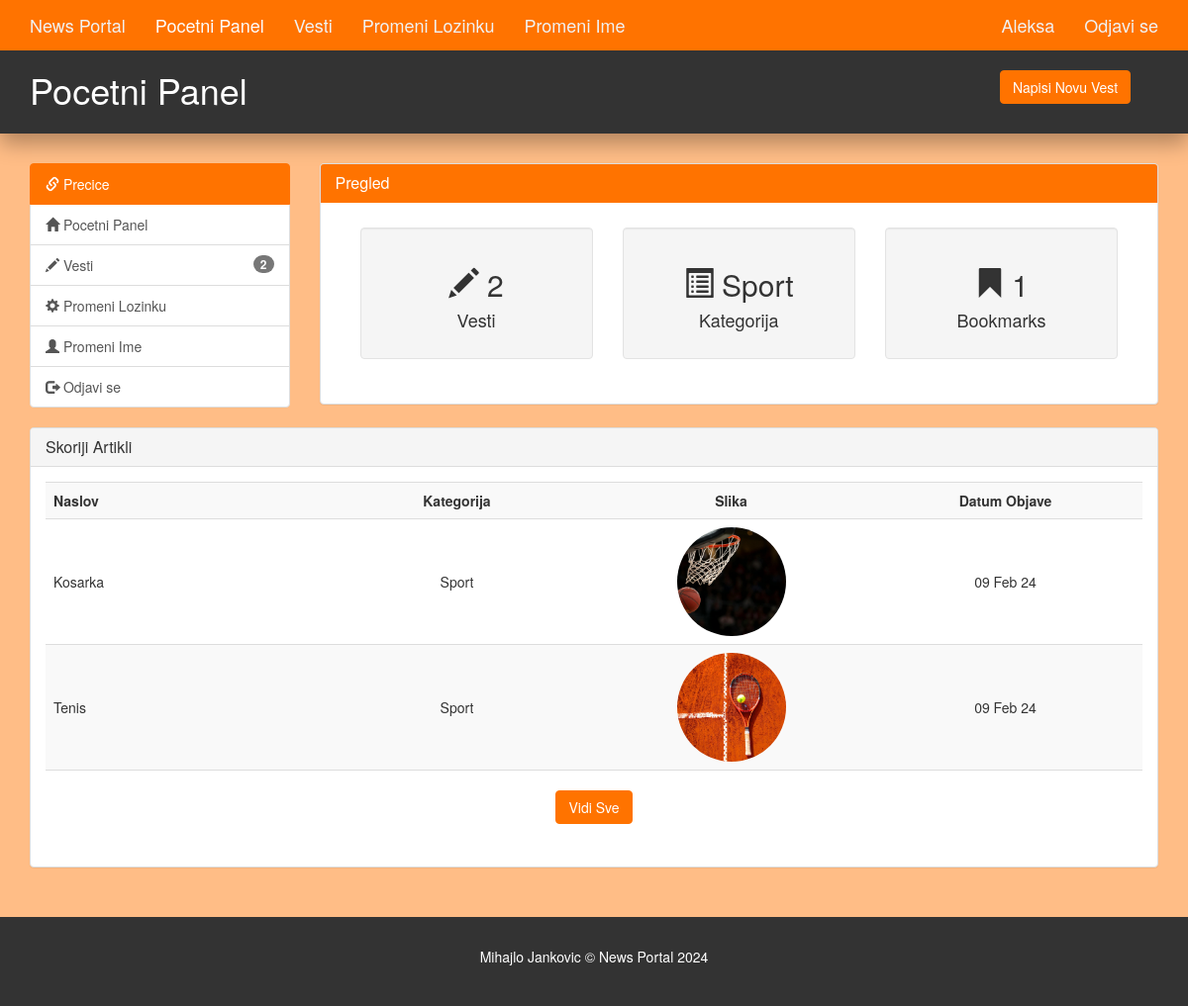
Screenshot of /author/index.php (signed in) with the database file from the repository.
### tables this page shows
CREATE TABLE `category` (
  `category_id` int(11) NOT NULL,
  `category_name` varchar(45) NOT NULL,
  `category_color` varchar(35) NOT NULL,
  `category_image` varchar(250) NOT NULL,
  `category_description` varchar(350) NOT NULL
);

CREATE TABLE `article` (
  `article_id` int(11) NOT NULL,
  `category_id` int(11) NOT NULL,
  `author_id` int(11) NOT NULL,
  `article_title` varchar(250) NOT NULL,
  `article_image` varchar(200) NOT NULL,
  `article_description` text NOT NULL,
  `article_date` date NOT NULL,
  `article_trend` tinyint(4) NOT NULL,
  `article_active` tinyint(4) NOT NULL,
  `likes` int(11) DEFAULT 0,
  `article_hashtags` varchar(255) NOT NULL DEFAULT '',
  `dislikes` int(11) DEFAULT 0
);

### author/index.php (the view, shortened to what this page needs)
<?php
  require('./includes/nav.inc.php');
?>
<section id="main">
  <div class="container">
    <div class="row">
      <?php
        $book_sql =  "SELECT COUNT(bookmark_id)
                      AS no_of_bookmarks
                      FROM article,bookmark
                      WHERE article.author_id = {$author_id}
                      AND bookmark.article_id = article.article_id";
        $book_result = mysqli_query($con,$book_sql);
        $book_data = mysqli_fetch_assoc($book_result);
        $no_of_bookmarks = $book_data['no_of_bookmarks'];
        require('./includes/quick-links.inc.php');
      ?>
      <div class="col-md-9">
        <div class="panel panel-default">
          <div class="panel-heading main-color-bg">
            <h3 class="panel-title">Pregled</h3>
          </div>
          <div class="panel-body" style="padding: 2.5rem;">
            <div class="col-md-4">
              <div class="well dash-box">
                <h2>
                  <span class="glyphicon glyphicon-pencil"></span>
                  <?php echo $no_of_articles;?>
                </h2>
                <h4>Vesti</h4>
              </div>
            </div>
            <div class="col-md-4">
              <div class="well dash-box">
              <h2>
                  <span class="glyphicon glyphicon-list-alt" aria-hidden="true"></span>
                  <?php
$author_id = $_SESSION['AUTHOR_ID'];
$author_category_sql = "SELECT category_id FROM author WHERE author_id = $author_id";
$author_category_result = mysqli_query($con, $author_category_sql);
$author_category_data = mysqli_fetch_assoc($author_category_result);
$author_category_id = $author_category_data['category_id'];
$category_name_sql = "SELECT category_name FROM category WHERE category_id = $author_category_id";
$category_name_result = mysqli_query($con, $category_name_sql);
$category_name_data = mysqli_fetch_assoc($category_name_result);
$author_category_name = $category_name_data['category_name'];
?>
                  <?php echo $author_category_name;?>
                </h2>
                <h4>Kategorija</h4>
              </div>
            </div>
            <div class="col-md-4">
              <div class="well dash-box">
                <h2>
                  <span class="glyphicon glyphicon-bookmark"></span>
                  <?php echo $no_of_bookmarks;?>
                </h2>
                <h4>Bookmarks</h4>
              </div>
            </div>
          </div>
        </div>
      </div>
    </div>
    <div class="row">
      <?php
        $sql = "SELECT article.article_title,
                article.article_date,
                article.article_image,
                category.category_name
                FROM article, category
                WHERE article.author_id = {$author_id}
                AND article.category_id = category.category_id
                ORDER BY article_date DESC
                LIMIT 4";
        $result = mysqli_query($con,$sql);
        $row = mysqli_num_rows($result);
      ?>
      <div class="col-md-12">
        <div class="panel panel-default">
          <div class="panel-heading">
            <h4 class="panel-title">Skoriji Artikli</h4>
          </div>
          <div class="panel-body">
            <table class="table table-striped article-list table-hover">
              <tr>
                <th>Naslov</th>
                <th>Kategorija</th>
                <th>Slika</th>
                <th>Datum Objave</th>
              </tr>
              <?php
                if($row > 0) {
                  while($data = mysqli_fetch_assoc($result)) {
                    $category_name = $data['category_name'];
                    $article_title = $data['article_title'];
                    $article_image = $data['article_image'];
                    $article_date = $data['article_date'];
                    $article_date = date("d M y",strtotime($article_date));
                    echo '
                      <tr>
                        <td>
                          '.$article_title.'
                        </td>
                        <td>
                          '.$category_name.'
                        </td>
                        <td>
                          <img src="../assets/images/articles/'.$article_image.'" />
                        </td>
                        <td>
                          '.$article_date.'
                        </td>
                      </tr>
                    ';
                  }
                  echo '
                    <tr>
                      <td colspan="4" align="center" style="padding-top: 2rem;">
                        <a href="./articles.php" class="btn btn-danger ">Vidi Sve</a>
                      </td>
                    </tr>
                  ';
                }
              ?>
            </table>
          </div>
        </div>
      </div>
    </div>
  </div>
</section>
<?php
  require('./includes/footer.inc.php')
?>

### assets/css/admin/style.css (style rules this page uses)
body { background: #ffbd86; }
.btn-danger { color: #fff; background-color: #ff7300; border-color: #ff7300; }
.main-color-bg { background-color: #ff7300 !important; border-color: #ff7300 !important; color: #ffffff !important; }
.dash-box { text-align: center; }
.article-list td img { border-radius: 50%; object-fit: cover; height: 11rem; text-align: left; width: 11rem; }
.article-list td:not(:first-child), .article-list th:not(:first-child) { text-align: center; }
.article-list th, .article-list td { min-width: 190px; vertical-align: middle !important; }
#main { min-height: 70.5vh; }

### assets/css/partials/1-variables.css (style rules this page uses)
:root { --primary-color: #ff7300; --secondary-color: #f99500; --light-color: #f1f1f1; --dark-color: #50514f; --black-color: #333333; --tag-trend-color: #fa163f; --tag-yellow-color: #ffbe0b; --tag-purple-color: #8338ec; --tag-blue-color: #3a86ff; --tag-green-color: #00ff73; --tag-orange-color: #bb5700; --tag-pink-color: #ff0a54; --tag-brown-color: #663f3f; --tag-red-color: #ff0000; --tag-black-color: #000000; --tag-dark-color: #000083; --tag-mint-color: #00e8d1; --hover-color: #ee4444; --active-color: #b90615; --ts-vs: 0.56rem; --ts-sml: 0.8rem; --ts-md: 1.1rem; --ts-lg: 1.25rem; --hs-vs: 1.3rem; --hs-sml: 2rem; --hs-md: 2.5rem; --hs-lg: 3rem; --ff-monts: "Montserrat", sans-serif; --ff-nunito: "Nunito Sans", sans-serif; --ff-noto: "Noto Serif", serif; --ff-robo: "Roboto", sans-serif; --border-radius: 5px; }

### rows the page displays
category: category_name "Sport"
article: article_title "Kosarka", category.category_name "Sport", article_image (picture), article_date "09 Feb 24"
article: article_title "Tenis", category.category_name "Sport", article_image (picture), article_date "09 Feb 24"

### other values shown
$author_name "Aleksa"
$page_title "Pocetni Panel"
$no_of_articles "2"
$no_of_bookmarks "1"
